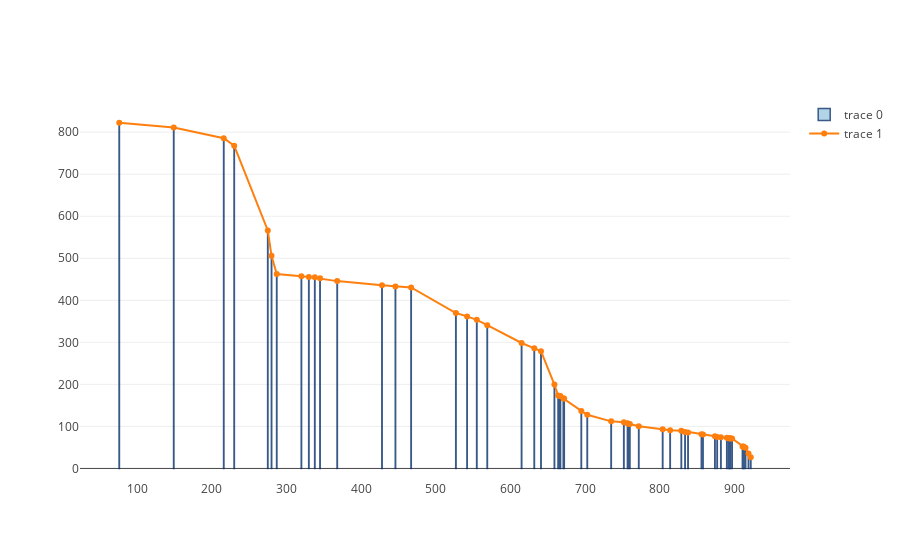

Notebook code cell kept with this figure:
### Markdown cell above
These can be plotted as `BarGraphs` or as a `Linegraph`

### Code cell
time_open_days_issues = Issues(github_index)
time_open_days_issues.is_open()
time_open_days_df = time_open_days_issues.fetch_results_from_source('time_open_days', 'id_in_repo', dataframe=True)

time_open_days_df = time_open_days_df.sort_values("time_open_days")

bars = go.Bar(x=time_open_days_df.id_in_repo, 
               y=time_open_days_df.time_open_days,
               marker=dict(
                   color = 'rgb(158, 202, 225)',
                   line=dict(
                       color='rgb(8, 48, 107)',
                       width=1.5,
                   )
               ),
              opacity=0.8)

x_list = time_open_days_df.id_in_repo.tolist()

trace = go.Scatter(x=x_list, 
                   y=time_open_days_df.time_open_days,
                   mode="lines+markers")

layout = go.Layout(bargap=0.5)

data = go.Data([bars, trace])

fig = go.Figure(data=data, layout=layout)
iplot(fig, filename="distribution of time that open issues have remained opened")

### Figure 1 — Plotly figure (JSON) as saved in the notebook; plotly's stock layout.template omitted (floating-point values rounded to 4 significant figures)
{"data": [{"marker": {"color": "rgb(158, 202, 225)", "line": {"color": "rgb(8, 48, 107)", "width": 1.5}}, "opacity": 0.8, "type": "bar", "x": ["922", "919", "915", "913", "911", "912", "897", "895", "894", "893", "892", "890", "882", "877", "874", "858", "856", "838", "834", "829", "814", "804", "772", "760", "758", "757", "752", "735", "703", "695", "672", "671", "667", "666", "664", "659", "641", "632", "615", "569", "555", "542", "527", "467", "446", "428", "368", "345", "338", "330", "320", "287", "280", "275", "230", "216", "149", "76"], "y": [26.63, 35.48, 49.18, 50.87, 51.99, 51.99, 71.1, 71.41, 71.6, 71.8, 71.81, 72.85, 74.12, 74.6, 76.45, 80.93, 81.14, 85.78, 86.76, 89.63, 91.05, 93.23, 100.5, 105.8, 106.6, 107.4, 109.8, 112.0, 127.7, 136.9, 166.2, 166.5, 172.4, 172.6, 173.4, 199.6, 279.1, 285.9, 298.5, 340.8, 353.6, 361.8, 369.7, 430.6, 432.9, 435.7, 445.6, 452.6, 454.6, 455.6, 457.3, 462.5, 505.9, 566.3, 767.7, 785.7, 811.1, 822.4]}, {"mode": "lines+markers", "type": "scatter", "x": ["922", "919", "915", "913", "911", "912", "897", "895", "894", "893", "892", "890", "882", "877", "874", "858", "856", "838", "834", "829", "814", "804", "772", "760", "758", "757", "752", "735", "703", "695", "672", "671", "667", "666", "664", "659", "641", "632", "615", "569", "555", "542", "527", "467", "446", "428", "368", "345", "338", "330", "320", "287", "280", "275", "230", "216", "149", "76"], "y": [26.63, 35.48, 49.18, 50.87, 51.99, 51.99, 71.1, 71.41, 71.6, 71.8, 71.81, 72.85, 74.12, 74.6, 76.45, 80.93, 81.14, 85.78, 86.76, 89.63, 91.05, 93.23, 100.5, 105.8, 106.6, 107.4, 109.8, 112.0, 127.7, 136.9, 166.2, 166.5, 172.4, 172.6, 173.4, 199.6, 279.1, 285.9, 298.5, 340.8, 353.6, 361.8, 369.7, 430.6, 432.9, 435.7, 445.6, 452.6, 454.6, 455.6, 457.3, 462.5, 505.9, 566.3, 767.7, 785.7, 811.1, 822.4]}], "layout": {"bargap": 0.5}}
